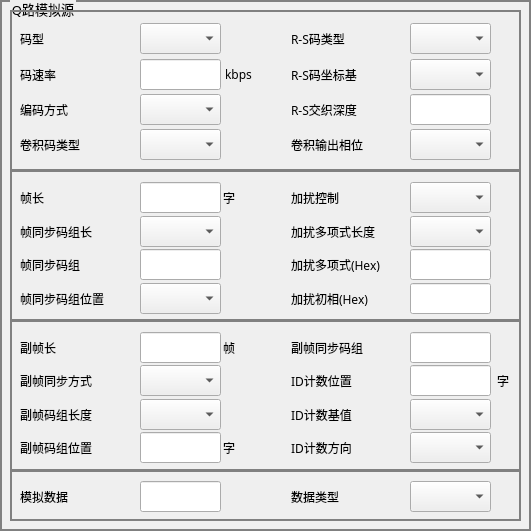
  <widget class="QGroupBox" name="groupBox_RoadQ">
   <property name="enabled">
    <bool>true</bool>
   </property>
   <property name="geometry">
    <rect>
     <x>570</x>
     <y>170</y>
     <width>531</width>
     <height>531</height>
    </rect>
   </property>
   <property name="font">
    <font>
     <family>SimSun-ExtB</family>
     <pointsize>10</pointsize>
    </font>
   </property>
   <property name="styleSheet">
    <string notr="true">QGroupBox
{
	border-width:2px;
	border-style:solid;
	border-color:gray;
	margin-top:1ex;
}

QGroupBox::title
{
	subcontrol-origin:margin;
	subcontrol-position:top left;
	left:10px;
	padding: 0px;
}</string>
   </property>
   <property name="title">
    <string>Q路模拟源</string>
   </property>
   <widget class="QGroupBox" name="groupBox_9">
    <property name="enabled">
     <bool>true</bool>
    </property>
    <property name="geometry">
     <rect>
      <x>10</x>
      <y>10</y>
      <width>511</width>
      <height>161</height>
     </rect>
    </property>
    <property name="font">
     <font>
      <family>SimSun-ExtB</family>
     </font>
    </property>
    <property name="title">
     <string/>
    </property>
    <widget class="QLabel" name="label_OEnctype">
     <property name="enabled">
      <bool>true</bool>
     </property>
     <property name="geometry">
      <rect>
       <x>10</x>
       <y>84</y>
       <width>71</width>
       <height>31</height>
      </rect>
     </property>
     <property name="font">
      <font>
       <family>SimSun-ExtB</family>
      </font>
     </property>
     <property name="text">
      <string>编码方式</string>
     </property>
    </widget>
    <widget class="QLabel" name="label_OCodePattern">
     <property name="enabled">
      <bool>true</bool>
     </property>
     <property name="geometry">
      <rect>
       <x>10</x>
       <y>13</y>
       <width>71</width>
       <height>31</height>
      </rect>
     </property>
     <property name="font">
      <font>
       <family>SimSun-ExtB</family>
      </font>
     </property>
     <property name="mouseTracking">
      <bool>false</bool>
     </property>
     <property name="acceptDrops">
      <bool>false</bool>
     </property>
     <property name="text">
      <string>码型</string>
     </property>
    </widget>
    <widget class="QLabel" name="label_OConoutPhase">
     <property name="enabled">
      <bool>true</bool>
     </property>
     <property name="geometry">
      <rect>
       <x>281</x>
       <y>119</y>
       <width>109</width>
       <height>31</height>
      </rect>
     </property>
     <property name="font">
      <font>
       <family>SimSun-ExtB</family>
      </font>
     </property>
     <property name="text">
      <string>卷积输出相位</string>
     </property>
    </widget>
    <widget class="QComboBox" name="comboBox_ORSType">
     <property name="enabled">
      <bool>true</bool>
     </property>
     <property name="geometry">
      <rect>
       <x>400</x>
       <y>13</y>
       <width>81</width>
       <height>31</height>
      </rect>
     </property>
     <property name="font">
      <font>
       <family>SimSun-ExtB</family>
      </font>
     </property>
    </widget>
    <widget class="QLabel" name="label_ORSType">
     <property name="enabled">
      <bool>true</bool>
     </property>
     <property name="geometry">
      <rect>
       <x>281</x>
       <y>13</y>
       <width>109</width>
       <height>31</height>
      </rect>
     </property>
     <property name="font">
      <font>
       <family>SimSun-ExtB</family>
       <pointsize>9</pointsize>
      </font>
     </property>
     <property name="text">
      <string>R-S码类型</string>
     </property>
    </widget>
    <widget class="QLabel" name="label_OBitRate">
     <property name="enabled">
      <bool>true</bool>
     </property>
     <property name="geometry">
      <rect>
       <x>10</x>
       <y>49</y>
       <width>81</width>
       <height>31</height>
      </rect>
     </property>
     <property name="font">
      <font>
       <family>SimSun-ExtB</family>
      </font>
     </property>
     <property name="text">
      <string>码速率</string>
     </property>
    </widget>
    <widget class="QComboBox" name="comboBox_ORScoBase">
     <property name="enabled">
      <bool>true</bool>
     </property>
     <property name="geometry">
      <rect>
       <x>400</x>
       <y>49</y>
       <width>81</width>
       <height>31</height>
      </rect>
     </property>
     <property name="font">
      <font>
       <family>SimSun-ExtB</family>
      </font>
     </property>
    </widget>
    <widget class="QLabel" name="label_ORScoBase">
     <property name="enabled">
      <bool>true</bool>
     </property>
     <property name="geometry">
      <rect>
       <x>281</x>
       <y>49</y>
       <width>109</width>
       <height>31</height>
      </rect>
     </property>
     <property name="font">
      <font>
       <family>SimSun-ExtB</family>
       <pointsize>9</pointsize>
      </font>
     </property>
     <property name="text">
      <string>R-S码坐标基</string>
     </property>
    </widget>
    <widget class="QLabel" name="label_OConcodeType">
     <property name="enabled">
      <bool>true</bool>
     </property>
     <property name="geometry">
      <rect>
       <x>10</x>
       <y>119</y>
       <width>71</width>
       <height>31</height>
      </rect>
     </property>
     <property name="font">
      <font>
       <family>SimSun-ExtB</family>
      </font>
     </property>
     <property name="text">
      <string>卷积码类型</string>
     </property>
    </widget>
    <widget class="QLabel" name="label_ORSmixDeep">
     <property name="enabled">
      <bool>true</bool>
     </property>
     <property name="geometry">
      <rect>
       <x>281</x>
       <y>84</y>
       <width>109</width>
       <height>31</height>
      </rect>
     </property>
     <property name="font">
      <font>
       <family>SimSun-ExtB</family>
       <pointsize>9</pointsize>
      </font>
     </property>
     <property name="text">
      <string>R-S交织深度</string>
     </property>
    </widget>
    <widget class="QComboBox" name="comboBox_OCodePattern">
     <property name="enabled">
      <bool>true</bool>
     </property>
     <property name="geometry">
      <rect>
       <x>130</x>
       <y>13</y>
       <width>81</width>
       <height>31</height>
      </rect>
     </property>
     <property name="font">
      <font>
       <family>SimSun-ExtB</family>
       <pointsize>10</pointsize>
      </font>
     </property>
    </widget>
    <widget class="QLineEdit" name="lineEdit_OBitRate">
     <property name="enabled">
      <bool>true</bool>
     </property>
     <property name="geometry">
      <rect>
       <x>130</x>
       <y>49</y>
       <width>81</width>
       <height>31</height>
      </rect>
     </property>
     <property name="font">
      <font>
       <family>SimSun-ExtB</family>
      </font>
     </property>
     <property name="text">
      <string/>
     </property>
    </widget>
    <widget class="QLabel" name="label_OBitRateUnit">
     <property name="enabled">
      <bool>true</bool>
     </property>
     <property name="geometry">
      <rect>
       <x>215</x>
       <y>49</y>
       <width>54</width>
       <height>31</height>
      </rect>
     </property>
     <property name="font">
      <font>
       <family>SimSun-ExtB</family>
      </font>
     </property>
     <property name="text">
      <string>kbps</string>
     </property>
    </widget>
    <widget class="QComboBox" name="comboBox_OEnctype">
     <property name="enabled">
      <bool>true</bool>
     </property>
     <property name="geometry">
      <rect>
       <x>130</x>
       <y>84</y>
       <width>81</width>
       <height>31</height>
      </rect>
     </property>
     <property name="font">
      <font>
       <family>SimSun-ExtB</family>
      </font>
     </property>
    </widget>
    <widget class="QComboBox" name="comboBox_OConcodeType">
     <property name="enabled">
      <bool>true</bool>
     </property>
     <property name="geometry">
      <rect>
       <x>130</x>
       <y>119</y>
       <width>81</width>
       <height>31</height>
      </rect>
     </property>
     <property name="font">
      <font>
       <family>SimSun-ExtB</family>
      </font>
     </property>
    </widget>
    <widget class="QComboBox" name="comboBox_OConoutPhase">
     <property name="enabled">
      <bool>true</bool>
     </property>
     <property name="geometry">
      <rect>
       <x>400</x>
       <y>119</y>
       <width>81</width>
       <height>31</height>
      </rect>
     </property>
     <property name="font">
      <font>
       <family>SimSun-ExtB</family>
      </font>
     </property>
    </widget>
    <widget class="QLineEdit" name="lineEdit_ORSmixDeep">
     <property name="geometry">
      <rect>
       <x>400</x>
       <y>84</y>
       <width>81</width>
       <height>31</height>
      </rect>
     </property>
    </widget>
   </widget>
   <widget class="QGroupBox" name="groupBox_19">
    <property name="enabled">
     <bool>true</bool>
    </property>
    <property name="geometry">
     <rect>
      <x>10</x>
      <y>170</y>
      <width>511</width>
      <height>151</height>
     </rect>
    </property>
    <property name="font">
     <font>
      <family>SimSun-ExtB</family>
     </font>
    </property>
    <property name="title">
     <string/>
    </property>
    <widget class="QLabel" name="label_FrameSyncGroupLen">
     <property name="enabled">
      <bool>true</bool>
     </property>
     <property name="geometry">
      <rect>
       <x>10</x>
       <y>46</y>
       <width>111</width>
       <height>31</height>
      </rect>
     </property>
     <property name="font">
      <font>
       <family>SimSun-ExtB</family>
       <pointsize>9</pointsize>
      </font>
     </property>
     <property name="text">
      <string>帧同步码组长</string>
     </property>
    </widget>
    <widget class="QLabel" name="label_OFrameLen">
     <property name="enabled">
      <bool>true</bool>
     </property>
     <property name="geometry">
      <rect>
       <x>10</x>
       <y>12</y>
       <width>81</width>
       <height>31</height>
      </rect>
     </property>
     <property name="font">
      <font>
       <family>SimSun-ExtB</family>
      </font>
     </property>
     <property name="text">
      <string>帧长</string>
     </property>
    </widget>
    <widget class="QLabel" name="label_OAddDisturbCtrl">
     <property name="enabled">
      <bool>true</bool>
     </property>
     <property name="geometry">
      <rect>
       <x>281</x>
       <y>12</y>
       <width>109</width>
       <height>31</height>
      </rect>
     </property>
     <property name="font">
      <font>
       <family>SimSun-ExtB</family>
      </font>
     </property>
     <property name="text">
      <string>加扰控制</string>
     </property>
    </widget>
    <widget class="QLabel" name="label_OFrameSyncGroupPos">
     <property name="enabled">
      <bool>true</bool>
     </property>
     <property name="geometry">
      <rect>
       <x>10</x>
       <y>113</y>
       <width>121</width>
       <height>31</height>
      </rect>
     </property>
     <property name="font">
      <font>
       <family>SimSun-ExtB</family>
      </font>
     </property>
     <property name="text">
      <string>帧同步码组位置</string>
     </property>
    </widget>
    <widget class="QLabel" name="label_ODisturbPoly">
     <property name="enabled">
      <bool>true</bool>
     </property>
     <property name="geometry">
      <rect>
       <x>281</x>
       <y>79</y>
       <width>109</width>
       <height>31</height>
      </rect>
     </property>
     <property name="font">
      <font>
       <family>SimSun-ExtB</family>
      </font>
     </property>
     <property name="text">
      <string>加扰多项式(Hex)</string>
     </property>
    </widget>
    <widget class="QLineEdit" name="lineEdit_OFrameLen">
     <property name="enabled">
      <bool>true</bool>
     </property>
     <property name="geometry">
      <rect>
       <x>130</x>
       <y>12</y>
       <width>81</width>
       <height>31</height>
      </rect>
     </property>
     <property name="font">
      <font>
       <family>SimSun-ExtB</family>
      </font>
     </property>
    </widget>
    <widget class="QLabel" name="label_ODisturbPolyLen">
     <property name="enabled">
      <bool>true</bool>
     </property>
     <property name="geometry">
      <rect>
       <x>281</x>
       <y>46</y>
       <width>109</width>
       <height>31</height>
      </rect>
     </property>
     <property name="font">
      <font>
       <family>SimSun-ExtB</family>
      </font>
     </property>
     <property name="text">
      <string>加扰多项式长度</string>
     </property>
    </widget>
    <widget class="QLabel" name="label_ODistubPhasePos">
     <property name="enabled">
      <bool>true</bool>
     </property>
     <property name="geometry">
      <rect>
       <x>281</x>
       <y>113</y>
       <width>109</width>
       <height>31</height>
      </rect>
     </property>
     <property name="font">
      <font>
       <family>SimSun-ExtB</family>
      </font>
     </property>
     <property name="text">
      <string>加扰初相(Hex)</string>
     </property>
    </widget>
    <widget class="QComboBox" name="comboBox_OFrameSyncGroupLen">
     <property name="enabled">
      <bool>true</bool>
     </property>
     <property name="geometry">
      <rect>
       <x>130</x>
       <y>46</y>
       <width>81</width>
       <height>31</height>
      </rect>
     </property>
     <property name="font">
      <font>
       <family>SimSun-ExtB</family>
      </font>
     </property>
    </widget>
    <widget class="QLineEdit" name="lineEdit_ODisturbPoly">
     <property name="enabled">
      <bool>true</bool>
     </property>
     <property name="geometry">
      <rect>
       <x>400</x>
       <y>79</y>
       <width>81</width>
       <height>31</height>
      </rect>
     </property>
     <property name="font">
      <font>
       <family>SimSun-ExtB</family>
       <pointsize>10</pointsize>
      </font>
     </property>
     <property name="text">
      <string/>
     </property>
    </widget>
    <widget class="QLabel" name="label_OFrameGroupL">
     <property name="enabled">
      <bool>true</bool>
     </property>
     <property name="geometry">
      <rect>
       <x>10</x>
       <y>79</y>
       <width>111</width>
       <height>31</height>
      </rect>
     </property>
     <property name="font">
      <font>
       <family>SimSun-ExtB</family>
      </font>
     </property>
     <property name="text">
      <string>帧同步码组</string>
     </property>
    </widget>
    <widget class="QLabel" name="label_22">
     <property name="enabled">
      <bool>true</bool>
     </property>
     <property name="geometry">
      <rect>
       <x>213</x>
       <y>12</y>
       <width>31</width>
       <height>31</height>
      </rect>
     </property>
     <property name="font">
      <font>
       <family>SimSun-ExtB</family>
      </font>
     </property>
     <property name="text">
      <string>字</string>
     </property>
    </widget>
    <widget class="QComboBox" name="comboBox_OAddDisturbCtrl">
     <property name="enabled">
      <bool>true</bool>
     </property>
     <property name="geometry">
      <rect>
       <x>400</x>
       <y>12</y>
       <width>81</width>
       <height>31</height>
      </rect>
     </property>
     <property name="font">
      <font>
       <family>SimSun-ExtB</family>
      </font>
     </property>
    </widget>
    <widget class="QLineEdit" name="lineEdit_ODisturbPhasePos">
     <property name="enabled">
      <bool>true</bool>
     </property>
     <property name="geometry">
      <rect>
       <x>400</x>
       <y>113</y>
       <width>81</width>
       <height>31</height>
      </rect>
     </property>
     <property name="font">
      <font>
       <family>SimSun-ExtB</family>
       <pointsize>10</pointsize>
      </font>
     </property>
     <property name="text">
      <string/>
     </property>
    </widget>
    <widget class="QComboBox" name="comboBox_OFrameSyncGroupPos">
     <property name="enabled">
      <bool>true</bool>
     </property>
     <property name="geometry">
      <rect>
       <x>130</x>
       <y>113</y>
       <width>81</width>
       <height>31</height>
      </rect>
     </property>
     <property name="font">
      <font>
       <family>SimSun-ExtB</family>
      </font>
     </property>
    </widget>
    <widget class="QLineEdit" name="lineEdit_OFrameSyncGroup">
     <property name="geometry">
      <rect>
       <x>130</x>
       <y>79</y>
       <width>81</width>
       <height>31</height>
      </rect>
     </property>
    </widget>
    <widget class="QComboBox" name="comboBox_ODisturbPolyLen">
     <property name="geometry">
      <rect>
       <x>400</x>
       <y>46</y>
       <width>81</width>
       <height>31</height>
      </rect>
     </property>
    </widget>
   </widget>
   <widget class="QGroupBox" name="groupBox_4">
    <property name="enabled">
     <bool>true</bool>
    </property>
    <property name="geometry">
     <rect>
      <x>10</x>
      <y>470</y>
      <width>511</width>
      <height>51</height>
     </rect>
    </property>
    <property name="font">
     <font>
      <family>SimSun-ExtB</family>
     </font>
    </property>
    <property name="title">
     <string/>
    </property>
    <property name="alignment">
     <set>Qt::AlignLeading|Qt::AlignLeft|Qt::AlignVCenter</set>
    </property>
    <widget class="QLabel" name="label_OAnologData">
     <property name="enabled">
      <bool>true</bool>
     </property>
     <property name="geometry">
      <rect>
       <x>10</x>
       <y>11</y>
       <width>54</width>
       <height>31</height>
      </rect>
     </property>
     <property name="font">
      <font>
       <family>SimSun-ExtB</family>
      </font>
     </property>
     <property name="text">
      <string>模拟数据</string>
     </property>
    </widget>
    <widget class="QLineEdit" name="lineEdit_OAnologData">
     <property name="enabled">
      <bool>true</bool>
     </property>
     <property name="geometry">
      <rect>
       <x>130</x>
       <y>11</y>
       <width>81</width>
       <height>31</height>
      </rect>
     </property>
     <property name="font">
      <font>
       <family>SimSun-ExtB</family>
      </font>
     </property>
     <property name="text">
      <string/>
     </property>
    </widget>
    <widget class="QLabel" name="label_ODataType">
     <property name="enabled">
      <bool>true</bool>
     </property>
     <property name="geometry">
      <rect>
       <x>281</x>
       <y>11</y>
       <width>109</width>
       <height>31</height>
      </rect>
     </property>
     <property name="font">
      <font>
       <family>SimSun-ExtB</family>
      </font>
     </property>
     <property name="text">
      <string>数据类型</string>
     </property>
    </widget>
    <widget class="QComboBox" name="comboBox_ODataType">
     <property name="enabled">
      <bool>true</bool>
     </property>
     <property name="geometry">
      <rect>
       <x>400</x>
       <y>11</y>
       <width>81</width>
       <height>31</height>
      </rect>
     </property>
     <property name="font">
      <font>
       <family>SimSun-ExtB</family>
      </font>
     </property>
    </widget>
   </widget>
   <widget class="QGroupBox" name="groupBox_OSubFrame">
    <property name="enabled">
     <bool>true</bool>
    </property>
    <property name="geometry">
     <rect>
      <x>10</x>
      <y>320</y>
      <width>511</width>
      <height>151</height>
     </rect>
    </property>
    <property name="font">
     <font>
      <family>SimSun-ExtB</family>
     </font>
    </property>
    <property name="title">
     <string/>
    </property>
    <widget class="QLabel" name="label_OSubFrameLen">
     <property name="enabled">
      <bool>true</bool>
     </property>
     <property name="geometry">
      <rect>
       <x>10</x>
       <y>12</y>
       <width>81</width>
       <height>31</height>
      </rect>
     </property>
     <property name="font">
      <font>
       <family>SimSun-ExtB</family>
      </font>
     </property>
     <property name="text">
      <string>副帧长</string>
     </property>
    </widget>
    <widget class="QLabel" name="label_OSubFrameSyncType">
     <property name="enabled">
      <bool>true</bool>
     </property>
     <property name="geometry">
      <rect>
       <x>10</x>
       <y>45</y>
       <width>111</width>
       <height>31</height>
      </rect>
     </property>
     <property name="font">
      <font>
       <family>SimSun-ExtB</family>
      </font>
     </property>
     <property name="text">
      <string>副帧同步方式</string>
     </property>
    </widget>
    <widget class="QComboBox" name="comboBox_OSubFrameSyncType">
     <property name="enabled">
      <bool>true</bool>
     </property>
     <property name="geometry">
      <rect>
       <x>130</x>
       <y>45</y>
       <width>81</width>
       <height>31</height>
      </rect>
     </property>
     <property name="font">
      <font>
       <family>SimSun-ExtB</family>
      </font>
     </property>
    </widget>
    <widget class="QLabel" name="label_OSubFrameGroupLen">
     <property name="enabled">
      <bool>true</bool>
     </property>
     <property name="geometry">
      <rect>
       <x>10</x>
       <y>79</y>
       <width>121</width>
       <height>31</height>
      </rect>
     </property>
     <property name="font">
      <font>
       <family>SimSun-ExtB</family>
      </font>
     </property>
     <property name="text">
      <string>副帧码组长度</string>
     </property>
    </widget>
    <widget class="QComboBox" name="comboBox_OSubFrameGroupLen">
     <property name="enabled">
      <bool>true</bool>
     </property>
     <property name="geometry">
      <rect>
       <x>130</x>
       <y>79</y>
       <width>81</width>
       <height>31</height>
      </rect>
     </property>
     <property name="font">
      <font>
       <family>SimSun-ExtB</family>
      </font>
     </property>
    </widget>
    <widget class="QLabel" name="label_OSubFrameGroupPos">
     <property name="enabled">
      <bool>true</bool>
     </property>
     <property name="geometry">
      <rect>
       <x>10</x>
       <y>112</y>
       <width>121</width>
       <height>31</height>
      </rect>
     </property>
     <property name="font">
      <font>
       <family>SimSun-ExtB</family>
      </font>
     </property>
     <property name="text">
      <string>副帧码组位置</string>
     </property>
    </widget>
    <widget class="QLineEdit" name="lineEdit_OSubFrameLen">
     <property name="enabled">
      <bool>true</bool>
     </property>
     <property name="geometry">
      <rect>
       <x>130</x>
       <y>12</y>
       <width>81</width>
       <height>31</height>
      </rect>
     </property>
     <property name="font">
      <font>
       <family>SimSun-ExtB</family>
      </font>
     </property>
     <property name="text">
      <string/>
     </property>
    </widget>
    <widget class="QLabel" name="label_25">
     <property name="enabled">
      <bool>true</bool>
     </property>
     <property name="geometry">
      <rect>
       <x>213</x>
       <y>12</y>
       <width>16</width>
       <height>31</height>
      </rect>
     </property>
     <property name="font">
      <font>
       <family>SimSun-ExtB</family>
      </font>
     </property>
     <property name="text">
      <string>帧</string>
     </property>
    </widget>
    <widget class="QLineEdit" name="lineEdit_OSubFrameGroupPos">
     <property name="enabled">
      <bool>true</bool>
     </property>
     <property name="geometry">
      <rect>
       <x>130</x>
       <y>112</y>
       <width>81</width>
       <height>31</height>
      </rect>
     </property>
     <property name="font">
      <font>
       <family>SimSun-ExtB</family>
      </font>
     </property>
     <property name="text">
      <string/>
     </property>
    </widget>
    <widget class="QLabel" name="label_26">
     <property name="enabled">
      <bool>true</bool>
     </property>
     <property name="geometry">
      <rect>
       <x>213</x>
       <y>112</y>
       <width>21</width>
       <height>31</height>
      </rect>
     </property>
     <property name="font">
      <font>
       <family>SimSun-ExtB</family>
      </font>
     </property>
     <property name="text">
      <string>字</string>
     </property>
    </widget>
    <widget class="QLabel" name="label_OSubFrameSyncGroup">
     <property name="enabled">
      <bool>true</bool>
     </property>
     <property name="geometry">
      <rect>
       <x>281</x>
       <y>12</y>
       <width>109</width>
       <height>31</height>
      </rect>
     </property>
     <property name="font">
      <font>
       <family>SimSun-ExtB</family>
      </font>
     </property>
     <property name="text">
      <string>副帧同步码组</string>
     </property>
    </widget>
    <widget class="QLabel" name="label_OIDCountPos">
     <property name="enabled">
      <bool>true</bool>
     </property>
     <property name="geometry">
      <rect>
       <x>281</x>
       <y>45</y>
       <width>109</width>
       <height>31</height>
      </rect>
     </property>
     <property name="font">
      <font>
       <family>SimSun-ExtB</family>
      </font>
     </property>
     <property name="text">
      <string>ID计数位置</string>
     </property>
    </widget>
    <widget class="QLabel" name="label_OIDCountBaseValue">
     <property name="enabled">
      <bool>true</bool>
     </property>
     <property name="geometry">
      <rect>
       <x>281</x>
       <y>79</y>
       <width>109</width>
       <height>31</height>
      </rect>
     </property>
     <property name="font">
      <font>
       <family>SimSun-ExtB</family>
      </font>
     </property>
     <property name="text">
      <string>ID计数基值</string>
     </property>
    </widget>
    <widget class="QLabel" name="label_OIDCountDir">
     <property name="enabled">
      <bool>true</bool>
     </property>
     <property name="geometry">
      <rect>
       <x>281</x>
       <y>112</y>
       <width>109</width>
       <height>31</height>
      </rect>
     </property>
     <property name="font">
      <font>
       <family>SimSun-ExtB</family>
      </font>
     </property>
     <property name="text">
      <string>ID计数方向</string>
     </property>
    </widget>
    <widget class="QLineEdit" name="lineEdit_OSubFrameSyncGroup">
     <property name="enabled">
      <bool>true</bool>
     </property>
     <property name="geometry">
      <rect>
       <x>400</x>
       <y>12</y>
       <width>81</width>
       <height>31</height>
      </rect>
     </property>
     <property name="font">
      <font>
       <family>SimSun-ExtB</family>
       <pointsize>10</pointsize>
      </font>
     </property>
     <property name="text">
      <string/>
     </property>
    </widget>
    <widget class="QLineEdit" name="lineEdit_OIDCountPos">
     <property name="enabled">
      <bool>true</bool>
     </property>
     <property name="geometry">
      <rect>
       <x>400</x>
       <y>45</y>
       <width>81</width>
       <height>31</height>
      </rect>
     </property>
     <property name="font">
      <font>
       <family>SimSun-ExtB</family>
      </font>
     </property>
     <property name="text">
      <string/>
     </property>
    </widget>
    <widget class="QComboBox" name="comboBox_OIDCountBaseValue">
     <property name="enabled">
      <bool>true</bool>
     </property>
     <property name="geometry">
      <rect>
       <x>400</x>
       <y>79</y>
       <width>81</width>
       <height>31</height>
      </rect>
     </property>
     <property name="font">
      <font>
       <family>SimSun-ExtB</family>
      </font>
     </property>
    </widget>
    <widget class="QComboBox" name="comboBox_OIDCountDir">
     <property name="enabled">
      <bool>true</bool>
     </property>
     <property name="geometry">
      <rect>
       <x>400</x>
       <y>112</y>
       <width>81</width>
       <height>31</height>
      </rect>
     </property>
     <property name="font">
      <font>
       <family>SimSun-ExtB</family>
      </font>
     </property>
    </widget>
    <widget class="QLabel" name="label_32">
     <property name="enabled">
      <bool>true</bool>
     </property>
     <property name="geometry">
      <rect>
       <x>487</x>
       <y>45</y>
       <width>16</width>
       <height>31</height>
      </rect>
     </property>
     <property name="font">
      <font>
       <family>SimSun-ExtB</family>
      </font>
     </property>
     <property name="text">
      <string>字</string>
     </property>
    </widget>
   </widget>
  </widget>
